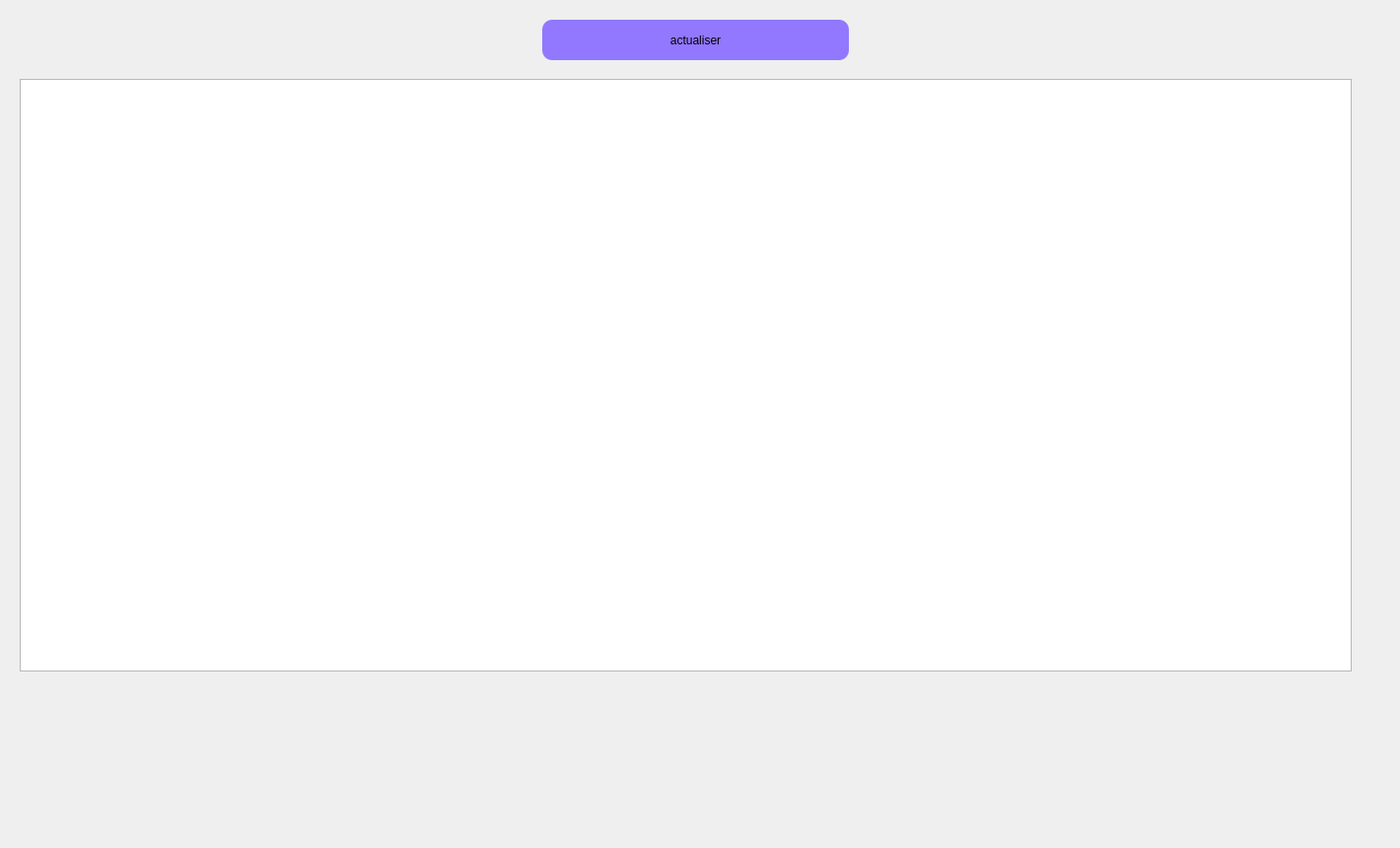
      <widget class="QWidget" name="tab_17">
       <attribute name="title">
        <string>affectation</string>
       </attribute>
       <widget class="QLabel" name="label_49">
        <property name="geometry">
         <rect>
          <x>0</x>
          <y>0</y>
          <width>1411</width>
          <height>851</height>
         </rect>
        </property>
        <property name="text">
         <string/>
        </property>
        <property name="pixmap">
         <pixmap>../images/bg.v1.jpg</pixmap>
        </property>
       </widget>
       <widget class="QTableView" name="tabticaff">
        <property name="geometry">
         <rect>
          <x>20</x>
          <y>80</y>
          <width>1351</width>
          <height>601</height>
         </rect>
        </property>
       </widget>
       <widget class="QPushButton" name="pushButton_7">
        <property name="geometry">
         <rect>
          <x>550</x>
          <y>20</y>
          <width>311</width>
          <height>41</height>
         </rect>
        </property>
        <property name="cursor">
         <cursorShape>PointingHandCursor</cursorShape>
        </property>
        <property name="styleSheet">
         <string notr="true">background-color: rgb(0, 0, 255);
background-color: rgb(145, 120, 255);
border-radius: 10px;</string>
        </property>
        <property name="text">
         <string>actualiser</string>
        </property>
       </widget>
      </widget>
